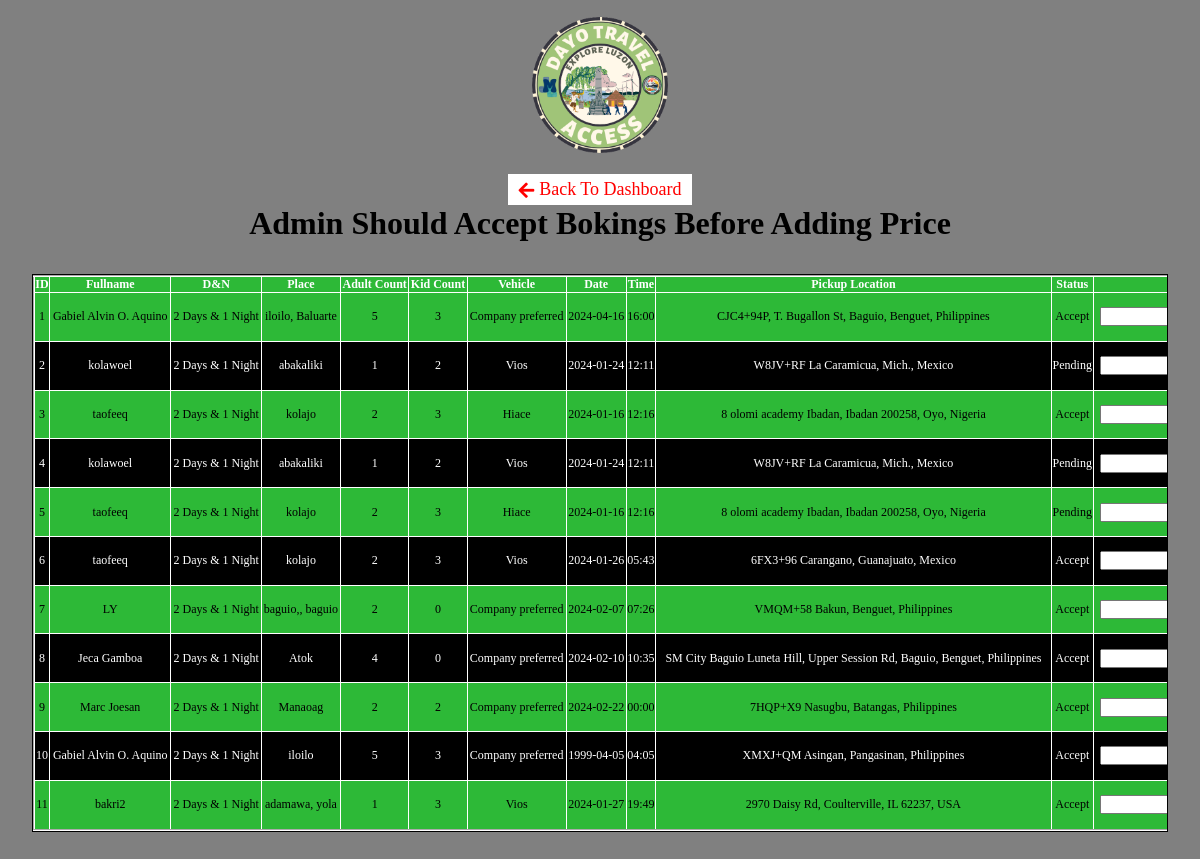
/adminpage2.php (signed in), run on the app's committed database.
### tables this page shows
CREATE TABLE `reserve_booking2` (
  `id` int(100) NOT NULL,
  `fullname` varchar(100) NOT NULL,
  `cp_num` varchar(100) NOT NULL,
  `email` varchar(100) NOT NULL,
  `days_and_nights` varchar(100) NOT NULL,
  `province` varchar(100) NOT NULL,
  `destination` varchar(100) NOT NULL,
  `adult_count` varchar(100) NOT NULL,
  `kid_count` varchar(100) NOT NULL,
  `vehicle` varchar(100) NOT NULL,
  `trav_date` varchar(100) NOT NULL,
  `trav_time` varchar(100) NOT NULL,
  `street` varchar(100) NOT NULL,
  `status` varchar(100) NOT NULL,
  `price` varchar(100) NOT NULL,
  `req_id` varchar(200) NOT NULL,
  `package` varchar(200) NOT NULL,
  `review` varchar(200) NOT NULL,
  `date` varchar(200) NOT NULL,
  `canc` varchar(200) NOT NULL,
  `payments` varchar(200) NOT NULL,
  `p_date` varchar(100) NOT NULL,
  `p_method` varchar(100) NOT NULL,
  `fm2` varchar(100) NOT NULL,
  `em2` varchar(100) NOT NULL
);

### adminpage2.php (the view, shortened to what this page needs)
<?php
include ("connection.php");
 $sql=mysqli_query($db,"select * from reserve_booking2 where destination !=''");
 ?>
 <!DOCTYPE html>
 <html>
 <head>
      <link rel="stylesheet" href="https://cdnjs.cloudflare.com/ajax/libs/font-awesome/5.15.3/css/all.min.css" />
 </head>
 <body>
 <header>
    <center> <a href="Profile2.php"><img src="IMAGES/DAYO LOGO.png" width="170"
          height="170"></a>
          <br/>
          <a href="Profile2.php" style="text-decoration:none; background-color:white; border-radius:0; padding: 5px 10px;font-size:18px; color:red;" class="back-link">
<i class="fas fa-arrow-left"></i> Back To Dashboard
</a>
<h1>Admin Should Accept Bokings Before Adding Price</h1>
     </center>
    </header>
 <div class="container" >
    <div class="" style="width:100%; overflow:auto; border:1px solid black;">
      <table border="2" style="width:130%;" >
           <tr>
                <th>ID</th>
                <th>Fullname</th>
                <th>D&N</th>
                <th>Place</th>
                <th>Adult Count</th>
                <th>Kid Count</th>
                <th>Vehicle</th>
                <th>Date </th>
                <th>Time</th>
                <th>Pickup Location</th>
                <th>Status</th>
                <th>Price</th>
           </tr>
           <?php
           if (mysqli_num_rows($sql)>0) {
               $sn = 1;
                 while ($row=mysqli_fetch_assoc($sql)) { ?>
                 <tr>
                      <td><?php echo $sn++; ?></td>
                      <td><?php echo $row['fm2'] ?></td>
                      <td><?php echo $row['days_and_nights'] ?></td>
                      <td><?php echo  $row['destination'] ?></td>
                      <td><?php echo $row['adult_count'] ?></td>
                      <td><?php echo $row['kid_count'] ?></td>
                      <td><?php echo $row['vehicle'] ?></td>
                      <td><?php echo $row['trav_date'] ?></td>
                      <td><?php echo $row['trav_time'] ?></td>
                      <td><?php echo $row['street'] ?></td>
                      <td>
                           <?php
                           if ($row['status']==1) {
                                echo "Pending";
                           }if ($row['status']==2) {
                                echo "Accept";
                           }if ($row['status']==3) {
                                echo "Reject";
                           }
                           ?>
                      </td>
                      <td>
                      <form action="price.php?id=<?php echo $row['id']; ?>" method="post">
                            <input name="price" type="number"></input>
                        </form>
                      </td>
                 </tr>
           <?php      }
            } ?>
      </table>
      </div>
 </div>
 </body>
 </html>
 </html>

### adminpage2.php (style rules this page uses)
* { padding: 0; margin: 0; box-sizing: border-box; }
body { background-color: gray; height: auto; justify-content: center; }
.container { margin: 2rem; }
.container table { margin: auto; border-color: white; background-color: black; border-collapse: collapse; font-size: 12px; text-align: center; }
.container table th { background: rgb(45, 185, 55); color: #fff; }
table tr:nth-child(even) { background: rgb(45, 185, 55); color:black; }
table tr:nth-child(odd) { color:#fff; }
.back-link { display: inline-flex; align-items: center; text-decoration: none; color: #333; }
.back-link i { margin-right: 5px; }

### data on the page
reserve_booking2: fm2 "Gabiel Alvin O. Aquino", days_and_nights "2 Days & 1 Night", destination "iloilo, Baluarte", adult_count "5", kid_count "3", vehicle "Company preferred", trav_date "2024-04-16", trav_time "16:00", street "CJC4+94P, T. Bugallon St, Baguio, Benguet, Philippines", status "Accept"
reserve_booking2: fm2 "kolawoel", days_and_nights "2 Days & 1 Night", destination "abakaliki", adult_count "1", kid_count "2", vehicle "Vios", trav_date "2024-01-24", trav_time "12:11", street "W8JV+RF La Caramicua, Mich., Mexico", status "Pending"
reserve_booking2: fm2 "taofeeq", days_and_nights "2 Days & 1 Night", destination "kolajo", adult_count "2", kid_count "3", vehicle "Hiace", trav_date "2024-01-16", trav_time "12:16", street "8 olomi academy Ibadan, Ibadan 200258, Oyo, Nigeria", status "Accept"
reserve_booking2: fm2 "kolawoel", days_and_nights "2 Days & 1 Night", destination "abakaliki", adult_count "1", kid_count "2", vehicle "Vios", trav_date "2024-01-24", trav_time "12:11", street "W8JV+RF La Caramicua, Mich., Mexico", status "Pending"
reserve_booking2: fm2 "taofeeq", days_and_nights "2 Days & 1 Night", destination "kolajo", adult_count "2", kid_count "3", vehicle "Hiace", trav_date "2024-01-16", trav_time "12:16", street "8 olomi academy Ibadan, Ibadan 200258, Oyo, Nigeria", status "Pending"
reserve_booking2: fm2 "taofeeq", days_and_nights "2 Days & 1 Night", destination "kolajo", adult_count "2", kid_count "3", vehicle "Vios", trav_date "2024-01-26", trav_time "05:43", street "6FX3+96 Carangano, Guanajuato, Mexico", status "Accept"
reserve_booking2: fm2 "LY", days_and_nights "2 Days & 1 Night", destination "baguio,, baguio", adult_count "2", kid_count "0", vehicle "Company preferred", trav_date "2024-02-07", trav_time "07:26", street "VMQM+58 Bakun, Benguet, Philippines", status "Accept"
reserve_booking2: fm2 "Jeca Gamboa", days_and_nights "2 Days & 1 Night", destination "Atok", adult_count "4", kid_count "0", vehicle "Company preferred", trav_date "2024-02-10", trav_time "10:35", street "SM City Baguio Luneta Hill, Upper Session Rd, Baguio, Benguet, Philippines", status "Accept"
reserve_booking2: fm2 "Marc Joesan", days_and_nights "2 Days & 1 Night", destination "Manaoag", adult_count "2", kid_count "2", vehicle "Company preferred", trav_date "2024-02-22", trav_time "00:00", street "7HQP+X9 Nasugbu, Batangas, Philippines", status "Accept"
reserve_booking2: fm2 "Gabiel Alvin O. Aquino", days_and_nights "2 Days & 1 Night", destination "iloilo", adult_count "5", kid_count "3", vehicle "Company preferred", trav_date "1999-04-05", trav_time "04:05", street "XMXJ+QM Asingan, Pangasinan, Philippines", status "Accept"
reserve_booking2: fm2 "bakri2", days_and_nights "2 Days & 1 Night", destination "adamawa, yola", adult_count "1", kid_count "3", vehicle "Vios", trav_date "2024-01-27", trav_time "19:49", street "2970 Daisy Rd, Coulterville, IL 62237, USA", status "Accept"
